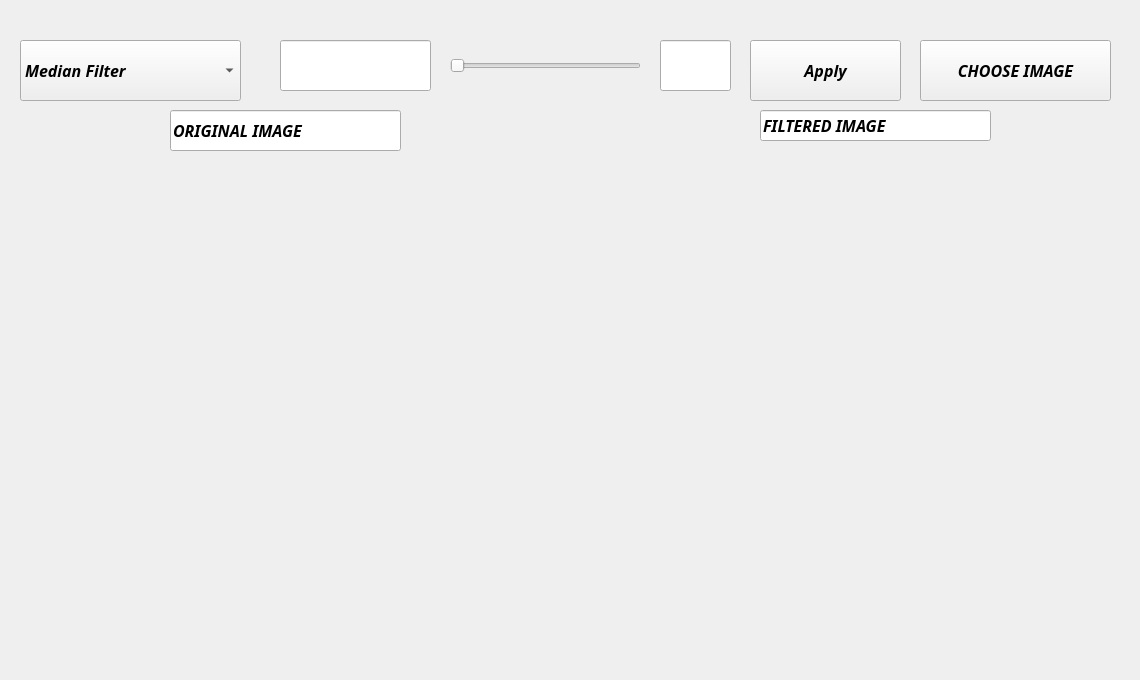
    <widget class="QWidget" name="page_7">
     <widget class="QComboBox" name="cb_Filter">
      <property name="geometry">
       <rect>
        <x>20</x>
        <y>40</y>
        <width>221</width>
        <height>61</height>
       </rect>
      </property>
      <property name="font">
       <font>
        <family>Lucida Handwriting</family>
        <pointsize>12</pointsize>
        <weight>75</weight>
        <italic>true</italic>
        <bold>true</bold>
       </font>
      </property>
      <item>
       <property name="text">
        <string>Median Filter</string>
       </property>
      </item>
      <item>
       <property name="text">
        <string>Minimum Filter</string>
       </property>
      </item>
      <item>
       <property name="text">
        <string>Maximum Filter</string>
       </property>
      </item>
      <item>
       <property name="text">
        <string>Average Filter</string>
       </property>
      </item>
     </widget>
     <widget class="QPushButton" name="pb_ApplyFilter">
      <property name="geometry">
       <rect>
        <x>750</x>
        <y>40</y>
        <width>151</width>
        <height>61</height>
       </rect>
      </property>
      <property name="font">
       <font>
        <family>Lucida Handwriting</family>
        <pointsize>12</pointsize>
        <weight>75</weight>
        <italic>true</italic>
        <bold>true</bold>
       </font>
      </property>
      <property name="text">
       <string>Apply</string>
      </property>
     </widget>
     <widget class="QLineEdit" name="le_Filter">
      <property name="geometry">
       <rect>
        <x>280</x>
        <y>40</y>
        <width>151</width>
        <height>51</height>
       </rect>
      </property>
      <property name="font">
       <font>
        <family>Lucida Handwriting</family>
        <pointsize>12</pointsize>
        <weight>75</weight>
        <italic>true</italic>
        <bold>true</bold>
       </font>
      </property>
      <property name="text">
       <string/>
      </property>
     </widget>
     <widget class="QSlider" name="sp_Filter">
      <property name="geometry">
       <rect>
        <x>450</x>
        <y>40</y>
        <width>191</width>
        <height>51</height>
       </rect>
      </property>
      <property name="maximum">
       <number>255</number>
      </property>
      <property name="singleStep">
       <number>5</number>
      </property>
      <property name="orientation">
       <enum>Qt::Horizontal</enum>
      </property>
     </widget>
     <widget class="QLineEdit" name="le_Filtersb">
      <property name="geometry">
       <rect>
        <x>660</x>
        <y>40</y>
        <width>71</width>
        <height>51</height>
       </rect>
      </property>
      <property name="font">
       <font>
        <family>Lucida Handwriting</family>
        <pointsize>12</pointsize>
        <weight>75</weight>
        <italic>true</italic>
        <bold>true</bold>
       </font>
      </property>
     </widget>
     <widget class="QLineEdit" name="line_factor_11">
      <property name="geometry">
       <rect>
        <x>170</x>
        <y>110</y>
        <width>231</width>
        <height>41</height>
       </rect>
      </property>
      <property name="font">
       <font>
        <family>Lucida Handwriting</family>
        <pointsize>12</pointsize>
        <weight>75</weight>
        <italic>true</italic>
        <bold>true</bold>
       </font>
      </property>
      <property name="text">
       <string>ORIGINAL IMAGE</string>
      </property>
     </widget>
     <widget class="QLineEdit" name="line_factor_12">
      <property name="geometry">
       <rect>
        <x>760</x>
        <y>110</y>
        <width>231</width>
        <height>31</height>
       </rect>
      </property>
      <property name="font">
       <font>
        <family>Lucida Handwriting</family>
        <pointsize>12</pointsize>
        <weight>75</weight>
        <italic>true</italic>
        <bold>true</bold>
       </font>
      </property>
      <property name="text">
       <string>FILTERED IMAGE</string>
      </property>
     </widget>
     <widget class="QLabel" name="l_image_11">
      <property name="geometry">
       <rect>
        <x>10</x>
        <y>160</y>
        <width>541</width>
        <height>511</height>
       </rect>
      </property>
      <property name="text">
       <string/>
      </property>
     </widget>
     <widget class="QLabel" name="l_image_12">
      <property name="geometry">
       <rect>
        <x>580</x>
        <y>160</y>
        <width>551</width>
        <height>511</height>
       </rect>
      </property>
      <property name="text">
       <string/>
      </property>
     </widget>
     <widget class="QPushButton" name="pb_Choose_6">
      <property name="geometry">
       <rect>
        <x>920</x>
        <y>40</y>
        <width>191</width>
        <height>61</height>
       </rect>
      </property>
      <property name="font">
       <font>
        <family>Lucida Handwriting</family>
        <pointsize>12</pointsize>
        <weight>75</weight>
        <italic>true</italic>
        <bold>true</bold>
       </font>
      </property>
      <property name="text">
       <string>CHOOSE IMAGE</string>
      </property>
     </widget>
    </widget>
